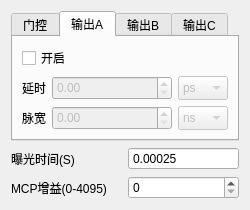
<?xml version="1.0" encoding="UTF-8"?>
<ui version="4.0">
 <class>runtime_control</class>
 <widget class="QWidget" name="runtime_control">
  <property name="geometry">
   <rect>
    <x>0</x>
    <y>0</y>
    <width>250</width>
    <height>186</height>
   </rect>
  </property>
  <property name="minimumSize">
   <size>
    <width>0</width>
    <height>0</height>
   </size>
  </property>
  <property name="maximumSize">
   <size>
    <width>16777215</width>
    <height>16777215</height>
   </size>
  </property>
  <property name="windowTitle">
   <string>基础设置</string>
  </property>
  <property name="windowIcon">
   <iconset resource="source.qrc">
    <normaloff>:/ico/ico_file/yunxingshi.png</normaloff>:/ico/ico_file/yunxingshi.png</iconset>
  </property>
  <layout class="QVBoxLayout" name="verticalLayout">
   <item>
    <widget class="QTabWidget" name="tabWidget_output_setup">
     <property name="maximumSize">
      <size>
       <width>16777215</width>
       <height>5000</height>
      </size>
     </property>
     <property name="currentIndex">
      <number>1</number>
     </property>
     <property name="iconSize">
      <size>
       <width>16</width>
       <height>16</height>
      </size>
     </property>
     <widget class="QWidget" name="tab">
      <attribute name="title">
       <string>门控</string>
      </attribute>
      <layout class="QHBoxLayout" name="horizontalLayout">
       <item>
        <layout class="QGridLayout" name="gridLayout_4">
         <item row="0" column="0">
          <widget class="QLabel" name="label">
           <property name="text">
            <string>延时</string>
           </property>
          </widget>
         </item>
         <item row="0" column="2">
          <widget class="QComboBox" name="comboBox_delay_d">
           <property name="minimumSize">
            <size>
             <width>50</width>
             <height>0</height>
            </size>
           </property>
           <property name="maximumSize">
            <size>
             <width>16777215</width>
             <height>1000</height>
            </size>
           </property>
           <item>
            <property name="text">
             <string>ps</string>
            </property>
           </item>
           <item>
            <property name="text">
             <string>ns</string>
            </property>
           </item>
           <item>
            <property name="text">
             <string>us</string>
            </property>
           </item>
           <item>
            <property name="text">
             <string>ms</string>
            </property>
           </item>
           <item>
            <property name="text">
             <string>s</string>
            </property>
           </item>
          </widget>
         </item>
         <item row="0" column="1">
          <widget class="QDoubleSpinBox" name="doubleSpinBox_delay_d">
           <property name="minimumSize">
            <size>
             <width>120</width>
             <height>0</height>
            </size>
           </property>
           <property name="maximumSize">
            <size>
             <width>16777215</width>
             <height>1000</height>
            </size>
           </property>
           <property name="maximum">
            <double>1000000000.000000000000000</double>
           </property>
          </widget>
         </item>
         <item row="1" column="0">
          <widget class="QLabel" name="label_2">
           <property name="text">
            <string>脉宽</string>
           </property>
          </widget>
         </item>
         <item row="1" column="1">
          <widget class="QDoubleSpinBox" name="doubleSpinBox_width_d">
           <property name="minimumSize">
            <size>
             <width>100</width>
             <height>0</height>
            </size>
           </property>
           <property name="maximumSize">
            <size>
             <width>16777215</width>
             <height>1000</height>
            </size>
           </property>
           <property name="maximum">
            <double>1000000000.000000000000000</double>
           </property>
          </widget>
         </item>
         <item row="1" column="2">
          <widget class="QComboBox" name="comboBox_width_d">
           <property name="minimumSize">
            <size>
             <width>50</width>
             <height>0</height>
            </size>
           </property>
           <property name="maximumSize">
            <size>
             <width>16777215</width>
             <height>1000</height>
            </size>
           </property>
           <item>
            <property name="text">
             <string>ns</string>
            </property>
           </item>
           <item>
            <property name="text">
             <string>us</string>
            </property>
           </item>
           <item>
            <property name="text">
             <string>ms</string>
            </property>
           </item>
           <item>
            <property name="text">
             <string>s</string>
            </property>
           </item>
          </widget>
         </item>
        </layout>
       </item>
      </layout>
     </widget>
     <widget class="QWidget" name="tab_2">
      <attribute name="title">
       <string>输出A</string>
      </attribute>
      <layout class="QVBoxLayout" name="verticalLayout_2">
       <item>
        <widget class="QCheckBox" name="checkBox_channel_enable_a">
         <property name="text">
          <string>开启</string>
         </property>
        </widget>
       </item>
       <item>
        <layout class="QGridLayout" name="gridLayout_8">
         <item row="0" column="0">
          <widget class="QLabel" name="label_7">
           <property name="text">
            <string>延时</string>
           </property>
          </widget>
         </item>
         <item row="0" column="1">
          <widget class="QDoubleSpinBox" name="doubleSpinBox_delay_a">
           <property name="enabled">
            <bool>false</bool>
           </property>
           <property name="minimumSize">
            <size>
             <width>120</width>
             <height>0</height>
            </size>
           </property>
           <property name="maximumSize">
            <size>
             <width>16777215</width>
             <height>1000</height>
            </size>
           </property>
           <property name="maximum">
            <double>1000000000.000000000000000</double>
           </property>
          </widget>
         </item>
         <item row="1" column="0">
          <widget class="QLabel" name="label_8">
           <property name="text">
            <string>脉宽</string>
           </property>
          </widget>
         </item>
         <item row="1" column="1">
          <widget class="QDoubleSpinBox" name="doubleSpinBox_width_a">
           <property name="enabled">
            <bool>false</bool>
           </property>
           <property name="minimumSize">
            <size>
             <width>100</width>
             <height>0</height>
            </size>
           </property>
           <property name="maximumSize">
            <size>
             <width>16777215</width>
             <height>1000</height>
            </size>
           </property>
           <property name="maximum">
            <double>1000000000.000000000000000</double>
           </property>
          </widget>
         </item>
         <item row="0" column="2">
          <widget class="QComboBox" name="comboBox_delay_a">
           <property name="enabled">
            <bool>false</bool>
           </property>
           <property name="minimumSize">
            <size>
             <width>50</width>
             <height>0</height>
            </size>
           </property>
           <property name="maximumSize">
            <size>
             <width>16777215</width>
             <height>1000</height>
            </size>
           </property>
           <item>
            <property name="text">
             <string>ps</string>
            </property>
           </item>
           <item>
            <property name="text">
             <string>ns</string>
            </property>
           </item>
           <item>
            <property name="text">
             <string>us</string>
            </property>
           </item>
           <item>
            <property name="text">
             <string>ms</string>
            </property>
           </item>
           <item>
            <property name="text">
             <string>s</string>
            </property>
           </item>
          </widget>
         </item>
         <item row="1" column="2">
          <widget class="QComboBox" name="comboBox_width_a">
           <property name="enabled">
            <bool>false</bool>
           </property>
           <property name="minimumSize">
            <size>
             <width>50</width>
             <height>0</height>
            </size>
           </property>
           <property name="maximumSize">
            <size>
             <width>16777215</width>
             <height>1000</height>
            </size>
           </property>
           <item>
            <property name="text">
             <string>ns</string>
            </property>
           </item>
           <item>
            <property name="text">
             <string>us</string>
            </property>
           </item>
           <item>
            <property name="text">
             <string>ms</string>
            </property>
           </item>
           <item>
            <property name="text">
             <string>s</string>
            </property>
           </item>
          </widget>
         </item>
        </layout>
       </item>
      </layout>
     </widget>
     <widget class="QWidget" name="tab_3">
      <attribute name="title">
       <string>输出B</string>
      </attribute>
      <layout class="QVBoxLayout" name="verticalLayout_3">
       <item>
        <widget class="QCheckBox" name="checkBox_channel_enable_b">
         <property name="text">
          <string>开启</string>
         </property>
        </widget>
       </item>
       <item>
        <layout class="QGridLayout" name="gridLayout_9">
         <item row="1" column="1">
          <widget class="QDoubleSpinBox" name="doubleSpinBox_delay_b">
           <property name="enabled">
            <bool>false</bool>
           </property>
           <property name="minimumSize">
            <size>
             <width>120</width>
             <height>0</height>
            </size>
           </property>
           <property name="maximumSize">
            <size>
             <width>16777215</width>
             <height>1000</height>
            </size>
           </property>
           <property name="maximum">
            <double>1000000000.000000000000000</double>
           </property>
          </widget>
         </item>
         <item row="2" column="0">
          <widget class="QLabel" name="label_10">
           <property name="text">
            <string>脉宽</string>
           </property>
          </widget>
         </item>
         <item row="2" column="1">
          <widget class="QDoubleSpinBox" name="doubleSpinBox_width_b">
           <property name="enabled">
            <bool>false</bool>
           </property>
           <property name="minimumSize">
            <size>
             <width>100</width>
             <height>0</height>
            </size>
           </property>
           <property name="maximumSize">
            <size>
             <width>16777215</width>
             <height>1000</height>
            </size>
           </property>
           <property name="maximum">
            <double>1000000000.000000000000000</double>
           </property>
          </widget>
         </item>
         <item row="1" column="0">
          <widget class="QLabel" name="label_9">
           <property name="text">
            <string>延时</string>
           </property>
          </widget>
         </item>
         <item row="1" column="2">
          <widget class="QComboBox" name="comboBox_delay_b">
           <property name="enabled">
            <bool>false</bool>
           </property>
           <property name="minimumSize">
            <size>
             <width>50</width>
             <height>0</height>
            </size>
           </property>
           <property name="maximumSize">
            <size>
             <width>16777215</width>
             <height>1000</height>
            </size>
           </property>
           <item>
            <property name="text">
             <string>ps</string>
            </property>
           </item>
           <item>
            <property name="text">
             <string>ns</string>
            </property>
           </item>
           <item>
            <property name="text">
             <string>us</string>
            </property>
           </item>
           <item>
            <property name="text">
             <string>ms</string>
            </property>
           </item>
           <item>
            <property name="text">
             <string>s</string>
            </property>
           </item>
          </widget>
         </item>
         <item row="2" column="2">
          <widget class="QComboBox" name="comboBox_width_b">
           <property name="enabled">
            <bool>false</bool>
           </property>
           <property name="minimumSize">
            <size>
             <width>50</width>
             <height>0</height>
            </size>
           </property>
           <property name="maximumSize">
            <size>
             <width>16777215</width>
             <height>1000</height>
            </size>
           </property>
           <item>
            <property name="text">
             <string>ns</string>
            </property>
           </item>
           <item>
            <property name="text">
             <string>us</string>
            </property>
           </item>
           <item>
            <property name="text">
             <string>ms</string>
            </property>
           </item>
           <item>
            <property name="text">
             <string>s</string>
            </property>
           </item>
          </widget>
         </item>
        </layout>
       </item>
      </layout>
     </widget>
     <widget class="QWidget" name="tab_4">
      <attribute name="title">
       <string>输出C</string>
      </attribute>
      <layout class="QVBoxLayout" name="verticalLayout_4">
       <item>
        <widget class="QCheckBox" name="checkBox_channel_enable_c">
         <property name="text">
          <string>开启</string>
         </property>
        </widget>
       </item>
       <item>
        <layout class="QGridLayout" name="gridLayout_10">
         <item row="0" column="0">
          <widget class="QLabel" name="label_11">
           <property name="text">
            <string>延时</string>
           </property>
          </widget>
         </item>
         <item row="0" column="1">
          <widget class="QDoubleSpinBox" name="doubleSpinBox_delay_c">
           <property name="enabled">
            <bool>false</bool>
           </property>
           <property name="minimumSize">
            <size>
             <width>120</width>
             <height>0</height>
            </size>
           </property>
           <property name="maximumSize">
            <size>
             <width>16777215</width>
             <height>1000</height>
            </size>
           </property>
           <property name="maximum">
            <double>1000000000.000000000000000</double>
           </property>
          </widget>
         </item>
         <item row="1" column="0">
          <widget class="QLabel" name="label_12">
           <property name="text">
            <string>脉宽</string>
           </property>
          </widget>
         </item>
         <item row="1" column="1">
          <widget class="QDoubleSpinBox" name="doubleSpinBox_width_c">
           <property name="enabled">
            <bool>false</bool>
           </property>
           <property name="minimumSize">
            <size>
             <width>100</width>
             <height>0</height>
            </size>
           </property>
           <property name="maximumSize">
            <size>
             <width>16777215</width>
             <height>1000</height>
            </size>
           </property>
           <property name="maximum">
            <double>1000000000.000000000000000</double>
           </property>
          </widget>
         </item>
         <item row="0" column="2">
          <widget class="QComboBox" name="comboBox_delay_c">
           <property name="enabled">
            <bool>false</bool>
           </property>
           <property name="minimumSize">
            <size>
             <width>50</width>
             <height>0</height>
            </size>
           </property>
           <property name="maximumSize">
            <size>
             <width>16777215</width>
             <height>1000</height>
            </size>
           </property>
           <item>
            <property name="text">
             <string>ps</string>
            </property>
           </item>
           <item>
            <property name="text">
             <string>ns</string>
            </property>
           </item>
           <item>
            <property name="text">
             <string>us</string>
            </property>
           </item>
           <item>
            <property name="text">
             <string>ms</string>
            </property>
           </item>
           <item>
            <property name="text">
             <string>s</string>
            </property>
           </item>
          </widget>
         </item>
         <item row="1" column="2">
          <widget class="QComboBox" name="comboBox_width_c">
           <property name="enabled">
            <bool>false</bool>
           </property>
           <property name="minimumSize">
            <size>
             <width>50</width>
             <height>0</height>
            </size>
           </property>
           <property name="maximumSize">
            <size>
             <width>16777215</width>
             <height>1000</height>
            </size>
           </property>
           <item>
            <property name="text">
             <string>ns</string>
            </property>
           </item>
           <item>
            <property name="text">
             <string>us</string>
            </property>
           </item>
           <item>
            <property name="text">
             <string>ms</string>
            </property>
           </item>
           <item>
            <property name="text">
             <string>s</string>
            </property>
           </item>
          </widget>
         </item>
        </layout>
       </item>
      </layout>
     </widget>
    </widget>
   </item>
   <item>
    <layout class="QGridLayout" name="gridLayout_3">
     <item row="0" column="1">
      <widget class="QDoubleSpinBox" name="doubleSpinBox_exposure">
       <property name="minimumSize">
        <size>
         <width>0</width>
         <height>0</height>
        </size>
       </property>
       <property name="maximumSize">
        <size>
         <width>16777215</width>
         <height>1000</height>
        </size>
       </property>
       <property name="buttonSymbols">
        <enum>QAbstractSpinBox::NoButtons</enum>
       </property>
       <property name="decimals">
        <number>5</number>
       </property>
       <property name="minimum">
        <double>0.000250000000000</double>
       </property>
       <property name="maximum">
        <double>30.000000000000000</double>
       </property>
       <property name="singleStep">
        <double>0.001000000000000</double>
       </property>
      </widget>
     </item>
     <item row="0" column="0">
      <widget class="QLabel" name="label_3">
       <property name="text">
        <string>曝光时间(S)</string>
       </property>
      </widget>
     </item>
     <item row="1" column="0">
      <widget class="QLabel" name="label_4">
       <property name="text">
        <string>MCP增益(0-4095)</string>
       </property>
      </widget>
     </item>
     <item row="1" column="1">
      <widget class="QSpinBox" name="spinBox_mcp_gain">
       <property name="minimumSize">
        <size>
         <width>0</width>
         <height>0</height>
        </size>
       </property>
       <property name="maximumSize">
        <size>
         <width>16777215</width>
         <height>1000</height>
        </size>
       </property>
       <property name="maximum">
        <number>4095</number>
       </property>
       <property name="singleStep">
        <number>100</number>
       </property>
      </widget>
     </item>
    </layout>
   </item>
  </layout>
 </widget>
 <tabstops>
  <tabstop>tabWidget_output_setup</tabstop>
  <tabstop>doubleSpinBox_delay_d</tabstop>
  <tabstop>comboBox_delay_d</tabstop>
  <tabstop>doubleSpinBox_width_d</tabstop>
  <tabstop>comboBox_width_d</tabstop>
  <tabstop>doubleSpinBox_exposure</tabstop>
  <tabstop>spinBox_mcp_gain</tabstop>
  <tabstop>checkBox_channel_enable_a</tabstop>
  <tabstop>doubleSpinBox_delay_a</tabstop>
  <tabstop>comboBox_delay_a</tabstop>
  <tabstop>doubleSpinBox_width_a</tabstop>
  <tabstop>comboBox_width_a</tabstop>
  <tabstop>checkBox_channel_enable_b</tabstop>
  <tabstop>doubleSpinBox_delay_b</tabstop>
  <tabstop>comboBox_delay_b</tabstop>
  <tabstop>doubleSpinBox_width_b</tabstop>
  <tabstop>comboBox_width_b</tabstop>
  <tabstop>checkBox_channel_enable_c</tabstop>
  <tabstop>doubleSpinBox_delay_c</tabstop>
  <tabstop>comboBox_delay_c</tabstop>
  <tabstop>doubleSpinBox_width_c</tabstop>
  <tabstop>comboBox_width_c</tabstop>
 </tabstops>
 <resources>
  <include location="source.qrc"/>
 </resources>
 <connections>
  <connection>
   <sender>checkBox_channel_enable_a</sender>
   <signal>toggled(bool)</signal>
   <receiver>doubleSpinBox_delay_a</receiver>
   <slot>setEnabled(bool)</slot>
   <hints>
    <hint type="sourcelabel">
     <x>62</x>
     <y>50</y>
    </hint>
    <hint type="destinationlabel">
     <x>93</x>
     <y>88</y>
    </hint>
   </hints>
  </connection>
  <connection>
   <sender>checkBox_channel_enable_a</sender>
   <signal>toggled(bool)</signal>
   <receiver>doubleSpinBox_width_a</receiver>
   <slot>setEnabled(bool)</slot>
   <hints>
    <hint type="sourcelabel">
     <x>93</x>
     <y>49</y>
    </hint>
    <hint type="destinationlabel">
     <x>113</x>
     <y>156</y>
    </hint>
   </hints>
  </connection>
  <connection>
   <sender>checkBox_channel_enable_a</sender>
   <signal>toggled(bool)</signal>
   <receiver>comboBox_delay_a</receiver>
   <slot>setEnabled(bool)</slot>
   <hints>
    <hint type="sourcelabel">
     <x>155</x>
     <y>46</y>
    </hint>
    <hint type="destinationlabel">
     <x>225</x>
     <y>88</y>
    </hint>
   </hints>
  </connection>
  <connection>
   <sender>checkBox_channel_enable_a</sender>
   <signal>toggled(bool)</signal>
   <receiver>comboBox_width_a</receiver>
   <slot>setEnabled(bool)</slot>
   <hints>
    <hint type="sourcelabel">
     <x>196</x>
     <y>46</y>
    </hint>
    <hint type="destinationlabel">
     <x>230</x>
     <y>144</y>
    </hint>
   </hints>
  </connection>
  <connection>
   <sender>checkBox_channel_enable_b</sender>
   <signal>toggled(bool)</signal>
   <receiver>doubleSpinBox_delay_b</receiver>
   <slot>setEnabled(bool)</slot>
   <hints>
    <hint type="sourcelabel">
     <x>60</x>
     <y>49</y>
    </hint>
    <hint type="destinationlabel">
     <x>96</x>
     <y>86</y>
    </hint>
   </hints>
  </connection>
  <connection>
   <sender>checkBox_channel_enable_b</sender>
   <signal>toggled(bool)</signal>
   <receiver>doubleSpinBox_width_b</receiver>
   <slot>setEnabled(bool)</slot>
   <hints>
    <hint type="sourcelabel">
     <x>91</x>
     <y>45</y>
    </hint>
    <hint type="destinationlabel">
     <x>111</x>
     <y>136</y>
    </hint>
   </hints>
  </connection>
  <connection>
   <sender>checkBox_channel_enable_b</sender>
   <signal>toggled(bool)</signal>
   <receiver>comboBox_delay_b</receiver>
   <slot>setEnabled(bool)</slot>
   <hints>
    <hint type="sourcelabel">
     <x>176</x>
     <y>46</y>
    </hint>
    <hint type="destinationlabel">
     <x>221</x>
     <y>91</y>
    </hint>
   </hints>
  </connection>
  <connection>
   <sender>checkBox_channel_enable_b</sender>
   <signal>toggled(bool)</signal>
   <receiver>comboBox_width_b</receiver>
   <slot>setEnabled(bool)</slot>
   <hints>
    <hint type="sourcelabel">
     <x>206</x>
     <y>52</y>
    </hint>
    <hint type="destinationlabel">
     <x>232</x>
     <y>145</y>
    </hint>
   </hints>
  </connection>
  <connection>
   <sender>checkBox_channel_enable_c</sender>
   <signal>toggled(bool)</signal>
   <receiver>doubleSpinBox_delay_c</receiver>
   <slot>setEnabled(bool)</slot>
   <hints>
    <hint type="sourcelabel">
     <x>66</x>
     <y>50</y>
    </hint>
    <hint type="destinationlabel">
     <x>103</x>
     <y>83</y>
    </hint>
   </hints>
  </connection>
  <connection>
   <sender>checkBox_channel_enable_c</sender>
   <signal>toggled(bool)</signal>
   <receiver>doubleSpinBox_width_c</receiver>
   <slot>setEnabled(bool)</slot>
   <hints>
    <hint type="sourcelabel">
     <x>102</x>
     <y>48</y>
    </hint>
    <hint type="destinationlabel">
     <x>102</x>
     <y>136</y>
    </hint>
   </hints>
  </connection>
  <connection>
   <sender>checkBox_channel_enable_c</sender>
   <signal>toggled(bool)</signal>
   <receiver>comboBox_delay_c</receiver>
   <slot>setEnabled(bool)</slot>
   <hints>
    <hint type="sourcelabel">
     <x>208</x>
     <y>46</y>
    </hint>
    <hint type="destinationlabel">
     <x>226</x>
     <y>74</y>
    </hint>
   </hints>
  </connection>
  <connection>
   <sender>checkBox_channel_enable_c</sender>
   <signal>toggled(bool)</signal>
   <receiver>comboBox_width_c</receiver>
   <slot>setEnabled(bool)</slot>
   <hints>
    <hint type="sourcelabel">
     <x>247</x>
     <y>49</y>
    </hint>
    <hint type="destinationlabel">
     <x>249</x>
     <y>139</y>
    </hint>
   </hints>
  </connection>
 </connections>
</ui>
